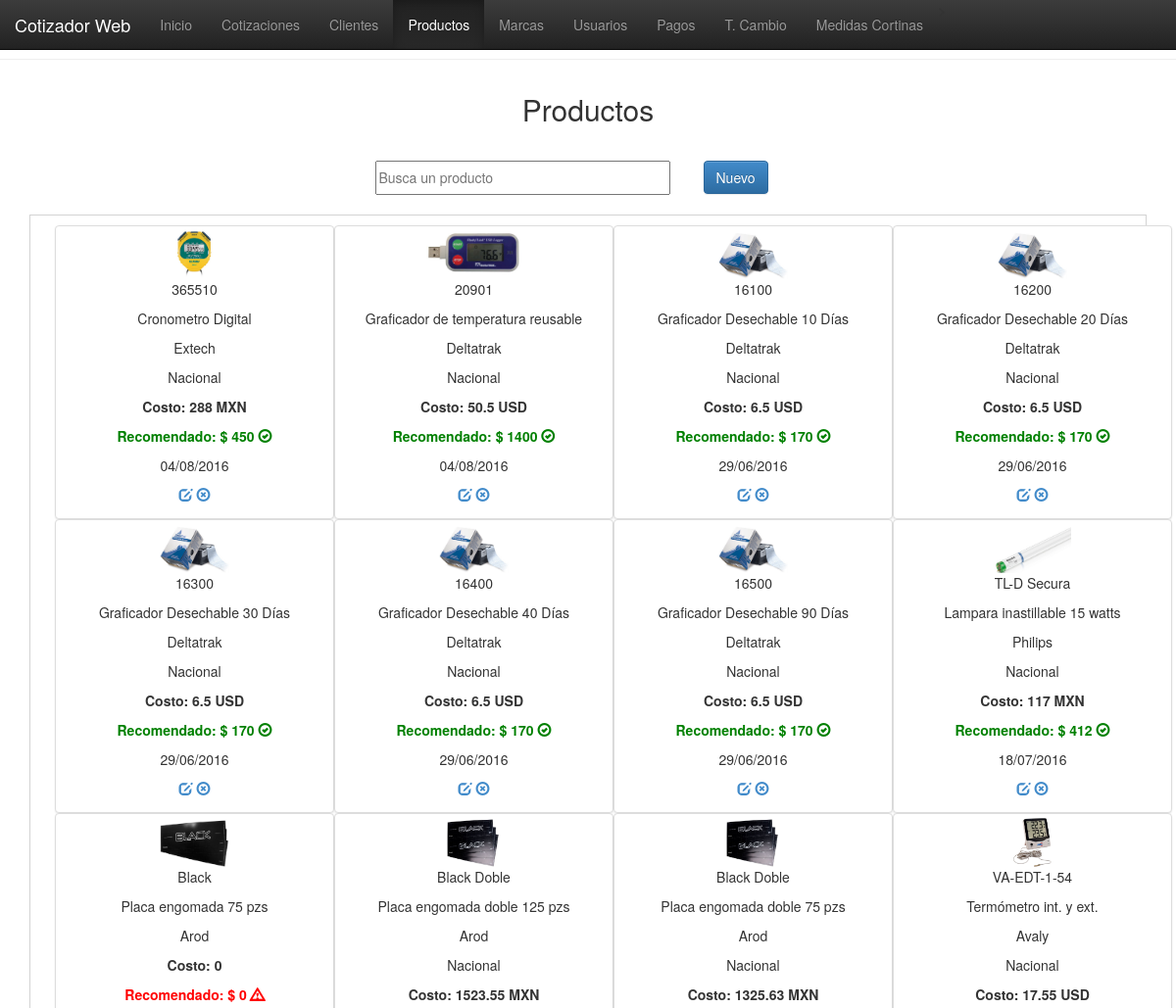
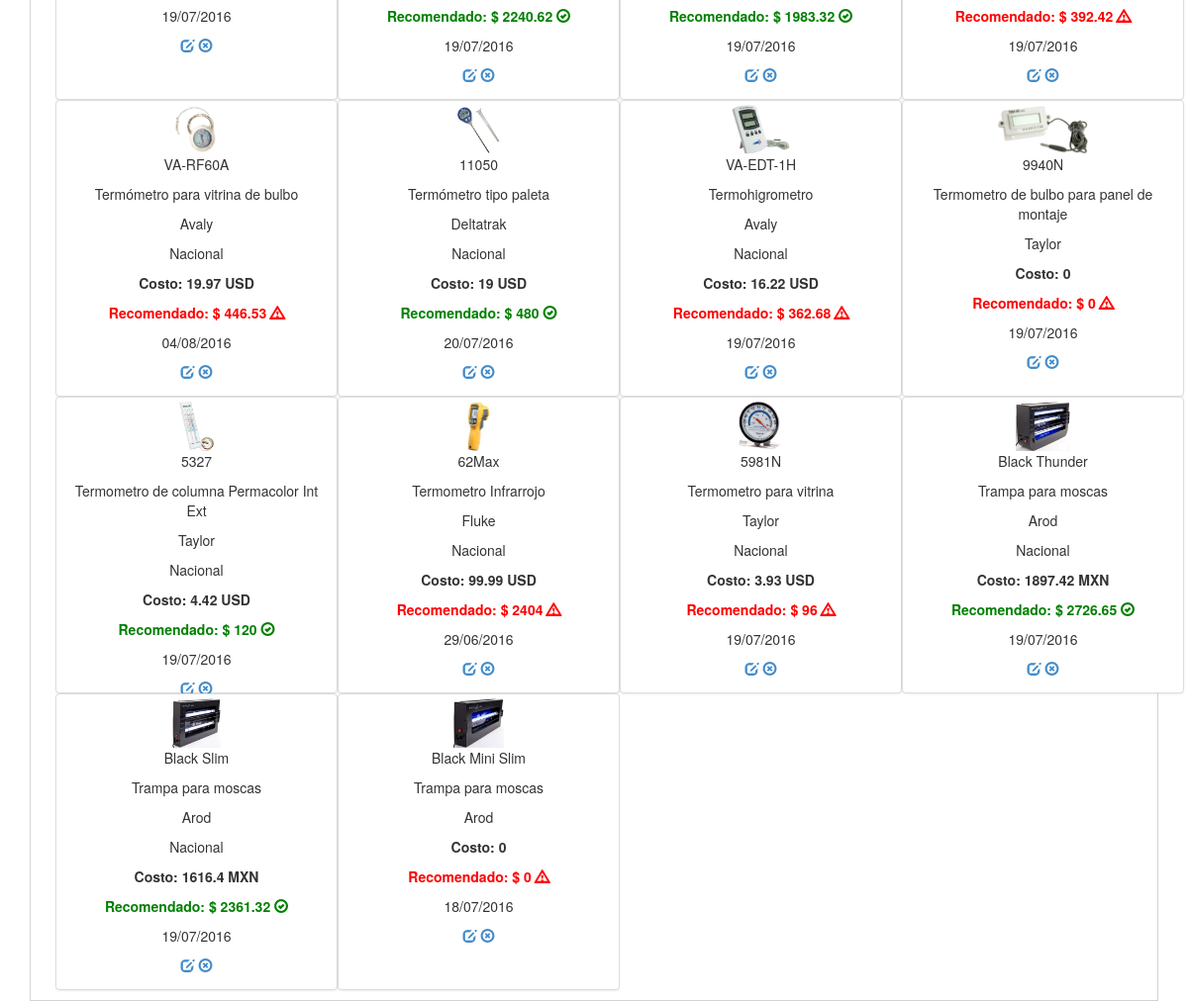
The page /vistas/productosPrueba.php on the database its author committed (2 pictures, top to bottom).
### tables this page shows
CREATE TABLE `productos` (
  `id_prod` int(11) NOT NULL,
  `id_mca` int(100) NOT NULL,
  `id_tcambio` int(11) NOT NULL,
  `nomb_prod` varchar(100) NOT NULL,
  `desc_prod` varchar(100) NOT NULL,
  `origen_prod` varchar(20) NOT NULL,
  `edo_prod` varchar(15) NOT NULL,
  `nota_prod` varchar(150) NOT NULL,
  `cost_prod` float NOT NULL,
  `mon_prod` varchar(15) NOT NULL,
  `util_prod` float NOT NULL,
  `prec_prod` float NOT NULL,
  `prec_rec` float NOT NULL,
  `Imagen` text NOT NULL,
  `fecha_prod` date NOT NULL
);

CREATE TABLE `marcas` (
  `id_mca` int(11) NOT NULL,
  `nomb_mca` varchar(100) NOT NULL,
  `origen_mca` varchar(50) NOT NULL,
  `prov_mca` varchar(100) NOT NULL,
  `tel_mca` varchar(20) NOT NULL,
  `nota_mca` varchar(100) NOT NULL,
  `fecha_reg` date NOT NULL
);

### php/conexion.php (called while the page is built, shortened)
<?php
function fechaNormal($fecha){
		$nfecha = date('d/m/Y',strtotime($fecha));
		return $nfecha;
}
?>

### vistas/productosPrueba.php (the view, shortened to what this page needs)
<!DOCTYPE html>
<html>
<head>
<link href="../css/estilo.css" rel="stylesheet">
<link href="../bootstrap/css/bootstrap.css" rel="stylesheet">
<link href="../bootstrap/css/bootstrap.min.css" rel="stylesheet">
<link href="../bootstrap/css/bootstrap-theme.css" rel="stylesheet">
<link href="../bootstrap/css/bootstrap-theme.min.css" rel="stylesheet">
</head>
<body>
  <nav class="navbar navbar-inverse navbar-fixed-top">
    <div class="container-fluid">
      <div class="navbar-header">
        <a class="navbar-brand" href="#">Cotizador Web</a>
      </div>
      <div class="collapse navbar-collapse" id="myNavbar">
        <ul class="nav navbar-nav">
          <li><a href="index.php">Inicio</a></li>>
          <li><a href="cotizaciones.php">Cotizaciones</a></li>
          <li><a href="clientes.php">Clientes</a></li>
          <li  class="active"><a href="productos.php">Productos</a></li>
          <li><a href="marcas.php">Marcas</a></li>
          <li><a href="usuarios.php">Usuarios</a></li>
          <li><a href="pagos.php">Pagos</a></li>
          <li><a href="tcambio.php">T. Cambio</a></li>
          <li><a href="cortinas.php">Medidas Cortinas</a></li>
        </ul>
      </div>
    </div>
  </nav>
  <br><br><hr>
    <header>Productos</header>
    <section>
    <table border="0" align="center">
      <tr>
          <td width="335"><input type="text" placeholder="Busca un producto" id="bs-prod"/></td>
            <td width="100"><button id="nuevo-producto" class="btn btn-primary">Nuevo</button></td>
        </tr>
    </table>
    </section>
    <div class="registros" id="agrega-registros-prod">
        <div class="container">
        <?php
            include('../php/conexion.php');
            $registro = mysql_query("SELECT * FROM productos
              left join marcas on productos.id_mca=marcas.id_mca ORDER BY desc_prod ASC");
            while($registro2 = mysql_fetch_array($registro)){
                echo '<div style="height:300px" class="col-xs-3 img-thumbnail" align="center">
                <img height="50px" src="../Imagenes/'.$registro2['id_mca'].' '.$registro2['nomb_mca'].'/'.$registro2['Imagen'].'"/>
                <p>'.$registro2['nomb_prod'].'</p>
                <p>'.$registro2['desc_prod'].'</p>
                <p>'.$registro2['nomb_mca'].'</p>
                <p>'.$registro2['origen_prod'].'</p>
                <p><strong>Costo: '.$registro2['cost_prod'].' '.$registro2['mon_prod'].'</strong></p>';
                if($registro2['mon_prod']=='MXN')
                          {
                            if($registro2['prec_rec']>$registro2['prec_prod'])
                              {
                                echo '<p class="color10">Recomendado: $ '.$registro2['prec_rec'].' '.'<span class="glyphicon glyphicon-ok-circle"></span></p>';
                              }
                            else
                              {
                                echo '<p class="color9">Recomendado: $ '.$registro2['prec_rec'].' '.'<span class="glyphicon glyphicon-warning-sign"></span></p>';
                              }
                          }
                else
                        {
                          if($registro2['prec_rec']>$registro2['prec_prod'])
                              {
                                echo '<p class="color10">Recomendado: $ '.$registro2['prec_rec'].' '.'<span class="glyphicon glyphicon-ok-circle"></span></p>';
                              }
                            else
                              {
                                echo '<p class="color9">Recomendado: $ '.$registro2['prec_rec'].' '.'<span class="glyphicon glyphicon-warning-sign"></span></p>';
                              }
                        }
                echo '<p>'.fechaNormal($registro2['fecha_prod']).'</p>
                      <p>
                          <a href="javascript:editarProducto('.$registro2['id_prod'].');" class="glyphicon glyphicon-edit"></a>
                          <a href="javascript:eliminarProducto('.$registro2['id_prod'].');" class="glyphicon glyphicon-remove-circle"></a>
                      </p>';
                echo '</div>';
            }
        ?>
        </div>
    </div>
</body>
</html>

### css/estilo.css (style rules this page uses)
body { margin:0px; font-family:"Trebuchet MS", Arial, Helvetica, sans-serif; min-width:1000px; }
header { margin:auto; padding:10px; font-size:30px; width:500px; text-align:center; margin-top:20px; }
section { margin-top:20px; }
section table tr td input { width:90%; height:35px; outline:none; font-size:14px; }
.registros { margin:auto; width:95%; margin-top:20px; border:1px solid #D3D3D3; height:auto; padding:10px; }
.color9 { color:red; font-weight: bold; }
.color10 { color:green; font-weight: bold; }

### rows shown on the page
productos: id_mca+Imagen (picture), nomb_prod "365510", desc_prod "Cronometro Digital", id_mca.nomb_mca "Extech", origen_prod "Nacional", cost_prod "288", mon_prod "MXN", prec_rec "450", fecha_prod "04/08/2016"
productos: id_mca+Imagen (picture), nomb_prod "20901", desc_prod "Graficador de temperatura reusable", id_mca.nomb_mca "Deltatrak", origen_prod "Nacional", cost_prod "50.5", mon_prod "USD", prec_rec "1400", fecha_prod "04/08/2016"
productos: id_mca+Imagen (picture), nomb_prod "16100", desc_prod "Graficador Desechable 10 Días", id_mca.nomb_mca "Deltatrak", origen_prod "Nacional", cost_prod "6.5", mon_prod "USD", prec_rec "170", fecha_prod "29/06/2016"
productos: id_mca+Imagen (picture), nomb_prod "16200", desc_prod "Graficador Desechable 20 Días", id_mca.nomb_mca "Deltatrak", origen_prod "Nacional", cost_prod "6.5", mon_prod "USD", prec_rec "170", fecha_prod "29/06/2016"
productos: id_mca+Imagen (picture), nomb_prod "16300", desc_prod "Graficador Desechable 30 Días", id_mca.nomb_mca "Deltatrak", origen_prod "Nacional", cost_prod "6.5", mon_prod "USD", prec_rec "170", fecha_prod "29/06/2016"
productos: id_mca+Imagen (picture), nomb_prod "16400", desc_prod "Graficador Desechable 40 Días", id_mca.nomb_mca "Deltatrak", origen_prod "Nacional", cost_prod "6.5", mon_prod "USD", prec_rec "170", fecha_prod "29/06/2016"
productos: id_mca+Imagen (picture), nomb_prod "16500", desc_prod "Graficador Desechable 90 Días", id_mca.nomb_mca "Deltatrak", origen_prod "Nacional", cost_prod "6.5", mon_prod "USD", prec_rec "170", fecha_prod "29/06/2016"
productos: id_mca+Imagen (picture), nomb_prod "TL-D Secura", desc_prod "Lampara inastillable 15 watts", id_mca.nomb_mca "Philips", origen_prod "Nacional", cost_prod "117", mon_prod "MXN", prec_rec "412", fecha_prod "18/07/2016"
productos: id_mca+Imagen (picture), nomb_prod "Black", desc_prod "Placa engomada 75 pzs", id_mca.nomb_mca "Arod", cost_prod "0", prec_rec "0", fecha_prod "19/07/2016"
productos: id_mca+Imagen (picture), nomb_prod "Black Doble", desc_prod "Placa engomada doble 125 pzs", id_mca.nomb_mca "Arod", origen_prod "Nacional", cost_prod "1523.55", mon_prod "MXN", prec_rec "2240.62", fecha_prod "19/07/2016"
productos: id_mca+Imagen (picture), nomb_prod "Black Doble", desc_prod "Placa engomada doble 75 pzs", id_mca.nomb_mca "Arod", origen_prod "Nacional", cost_prod "1325.63", mon_prod "MXN", prec_rec "1983.32", fecha_prod "19/07/2016"
productos: id_mca+Imagen (picture), nomb_prod "VA-EDT-1-54", desc_prod "Termómetro int. y ext.", id_mca.nomb_mca "Avaly", origen_prod "Nacional", cost_prod "17.55", mon_prod "USD", prec_rec "392.42", fecha_prod "19/07/2016"
productos: id_mca+Imagen (picture), nomb_prod "VA-RF60A", desc_prod "Termómetro para vitrina de bulbo", id_mca.nomb_mca "Avaly", origen_prod "Nacional", cost_prod "19.97", mon_prod "USD", prec_rec "446.53", fecha_prod "04/08/2016"
productos: id_mca+Imagen (picture), nomb_prod "11050", desc_prod "Termómetro tipo paleta", id_mca.nomb_mca "Deltatrak", origen_prod "Nacional", cost_prod "19", mon_prod "USD", prec_rec "480", fecha_prod "20/07/2016"
productos: id_mca+Imagen (picture), nomb_prod "VA-EDT-1H", desc_prod "Termohigrometro", id_mca.nomb_mca "Avaly", origen_prod "Nacional", cost_prod "16.22", mon_prod "USD", prec_rec "362.68", fecha_prod "19/07/2016"
productos: id_mca+Imagen (picture), nomb_prod "9940N", desc_prod "Termometro de bulbo para panel de montaje", id_mca.nomb_mca "Taylor", cost_prod "0", prec_rec "0", fecha_prod "19/07/2016"
productos: id_mca+Imagen (picture), nomb_prod "5327", desc_prod "Termometro de columna Permacolor Int Ext", id_mca.nomb_mca "Taylor", origen_prod "Nacional", cost_prod "4.42", mon_prod "USD", prec_rec "120", fecha_prod "19/07/2016"
productos: id_mca+Imagen (picture), nomb_prod "62Max", desc_prod "Termometro Infrarrojo", id_mca.nomb_mca "Fluke", origen_prod "Nacional", cost_prod "99.99", mon_prod "USD", prec_rec "2404", fecha_prod "29/06/2016"
productos: id_mca+Imagen (picture), nomb_prod "5981N", desc_prod "Termometro para vitrina", id_mca.nomb_mca "Taylor", origen_prod "Nacional", cost_prod "3.93", mon_prod "USD", prec_rec "96", fecha_prod "19/07/2016"
productos: id_mca+Imagen (picture), nomb_prod "Black Thunder", desc_prod "Trampa para moscas", id_mca.nomb_mca "Arod", origen_prod "Nacional", cost_prod "1897.42", mon_prod "MXN", prec_rec "2726.65", fecha_prod "19/07/2016"
productos: id_mca+Imagen (picture), nomb_prod "Black Slim", desc_prod "Trampa para moscas", id_mca.nomb_mca "Arod", origen_prod "Nacional", cost_prod "1616.4", mon_prod "MXN", prec_rec "2361.32", fecha_prod "19/07/2016"
productos: id_mca+Imagen (picture), nomb_prod "Black Mini Slim", desc_prod "Trampa para moscas", id_mca.nomb_mca "Arod", cost_prod "0", prec_rec "0", fecha_prod "18/07/2016"
